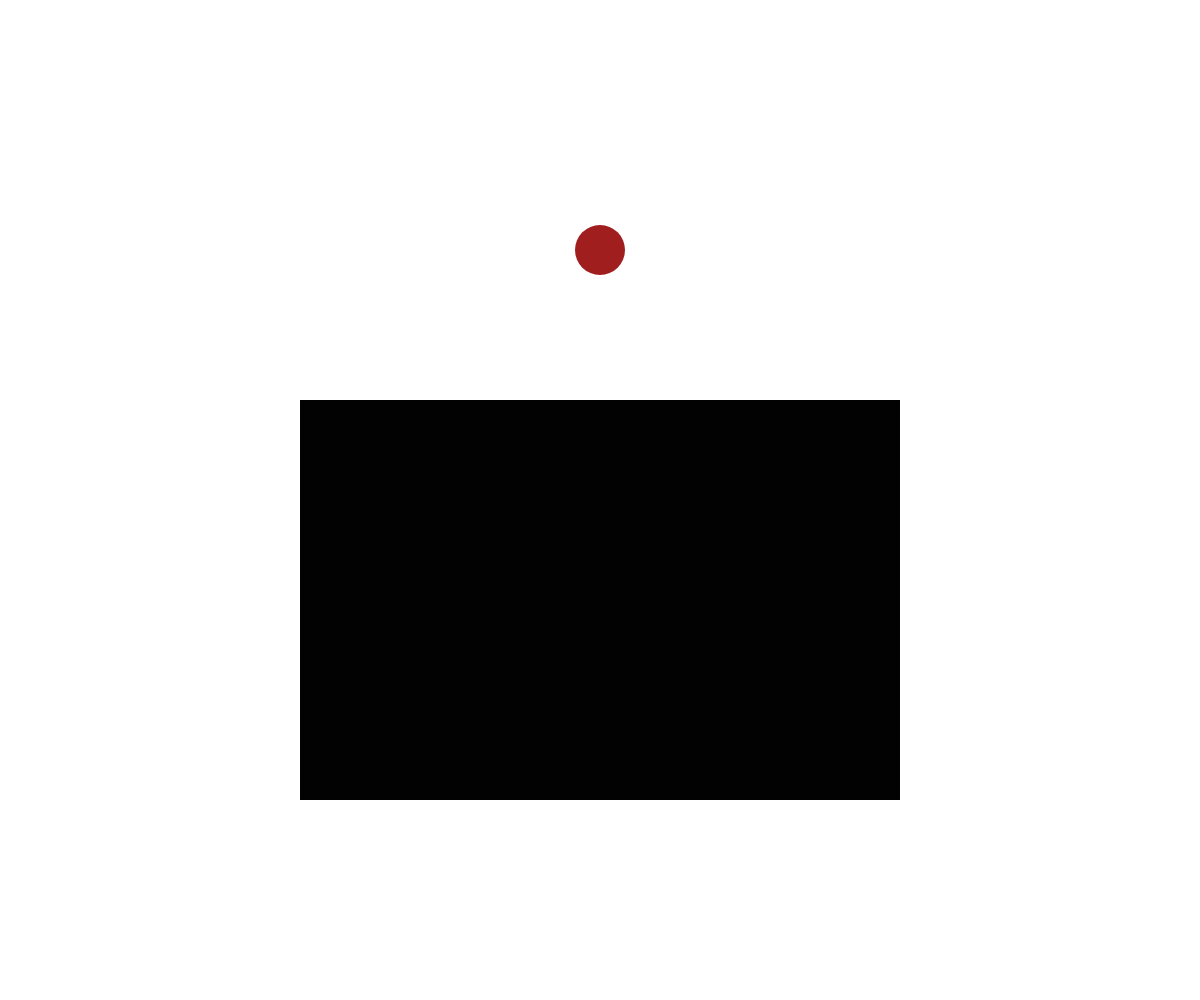
Frame 1 (no input)
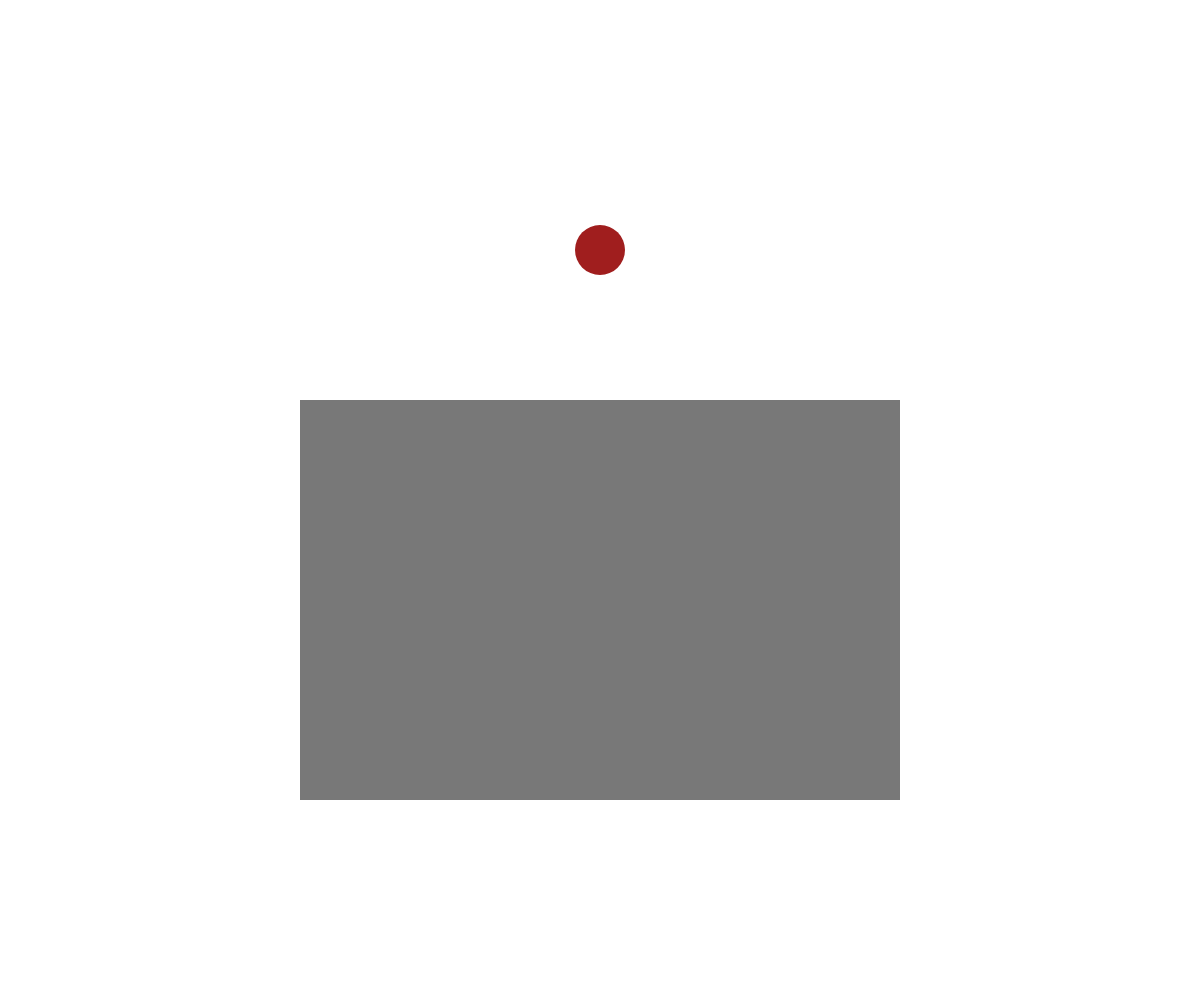
Frame 60 (no input)
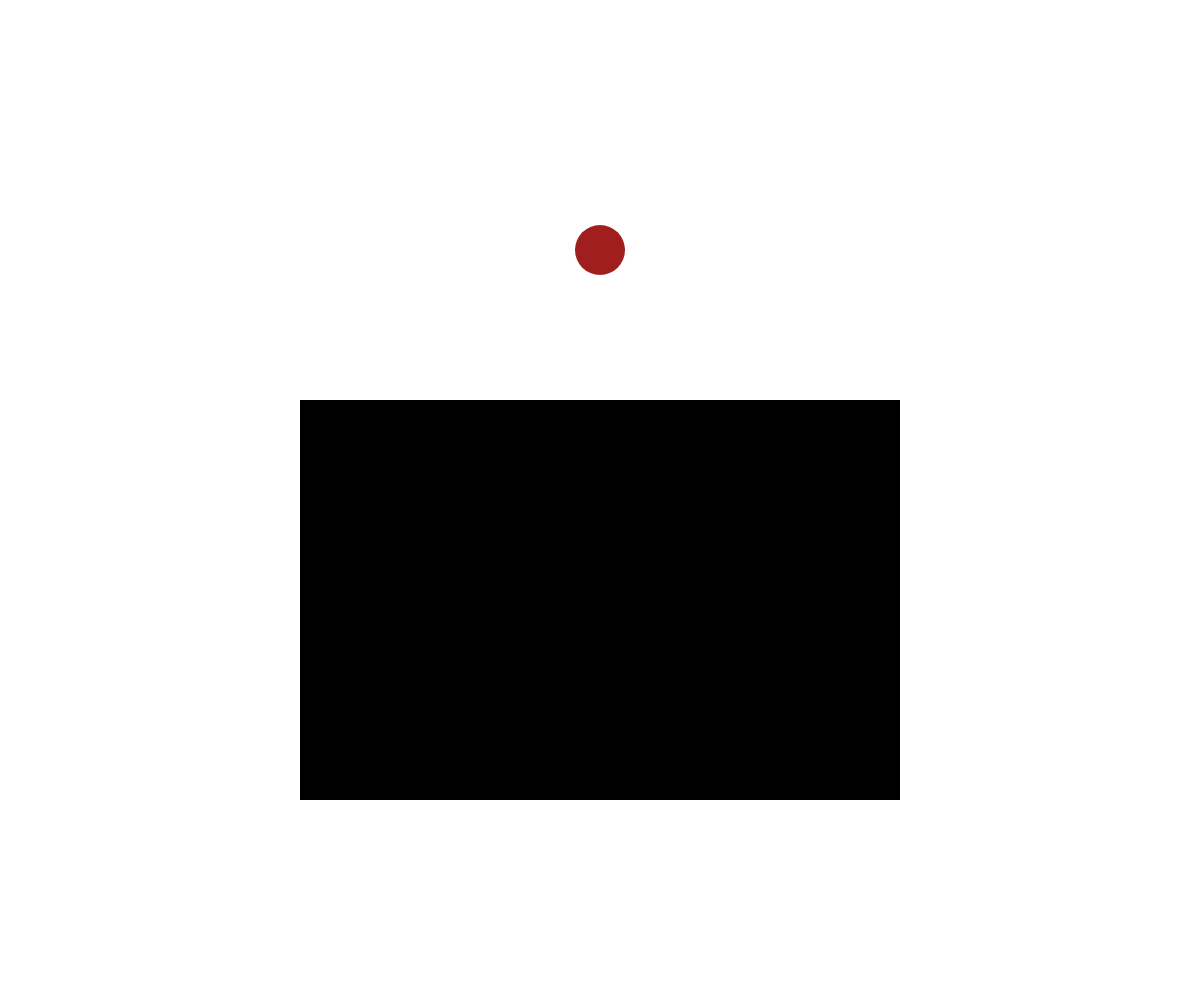
Frame 120 (the mouse pressed at the canvas centre since frame 60)

The p5.js sketch that drew these frames (run headless with seeded random() and noise() and a simulated clock; from frame 60 on, the mouse is pressed at the canvas centre):

// p5.js sketch
// ── sketch.js
// Project Title
// Your Name
// Date
//
// Extra for Experts:
// - describe what you did to take this project "above and beyond"

let buttonX, buttonY;
let rectX, rectY, rectW, rectH;
let rectShade = 0;
let fadeIn = false;
let buttonOver = false;

function setup() {
  createCanvas(windowWidth, windowHeight);
  buttonX = width/2;
  buttonY = height/4;
  buttonSize = 50;
  rectX = width/2;
  rectY = height*0.6;
  rectW = width/2;
  rectH = height*0.4;
  noStroke();
  ellipseMode(CENTER);
  rectMode(CENTER);
}

function mouseDistance(x1, y1, x2, y2){
  let a = abs(x1 - x2);
  let b = abs(y1 - y2);
  let c = sqrt(sq(a)+sq(b));
  return c;
}

function mousePressed(){
  if (buttonOver){
    fadeIn = !fadeIn;
  }
}

function draw() {
  print(mouseDistance(mouseX, mouseY, buttonX, buttonY));
  background(255);

  //draw the button
  if (mouseDistance(mouseX, mouseY, buttonX, buttonY)<buttonSize){
  fill(255, 40, 50);
  }
  else{
    fill(160,30,30);
    buttonOver = true;
  }
  ellipse(buttonX, buttonY, buttonSize, buttonSize);

  //draw the rectangle
  //if (frameCount % 2 === 0){

  if(fadeIn){
    rectShade -= 2;
  }
  else{
    rectShade += 2;
  }
  rectShade = constrain(rectShade, 0, 255);
  //}
  fill(rectShade);
  rect(rectX, rectY, rectW, rectH);
  }
